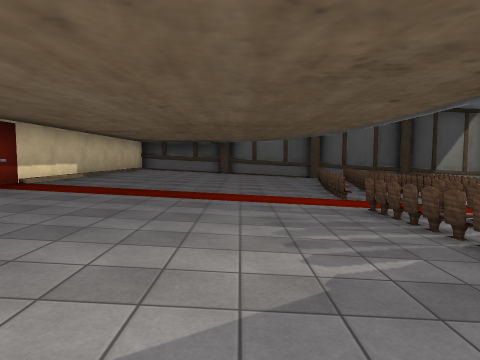
[1] (above)

16 first-person views from a walk through a Unity game level. The camera is 1.5 m above the floor, tilts 4° down and sees 75° across. The floor is counted in squares, 2 m on a side. Each view is taken from the middle of a square. On the plan, view 1 faces up. The plan holds only what a view shows up to about 10 squares ahead; the rest is blank. The place goes on beyond the plan. The player is left out. Some surface patterns are stand-ins.

[2]
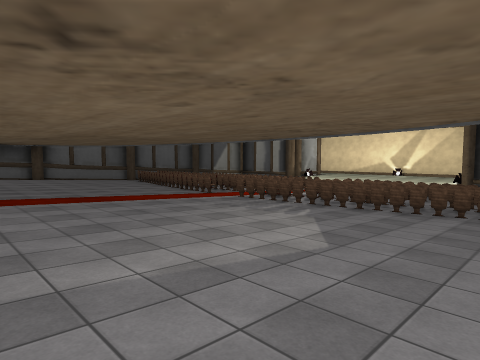

[3]
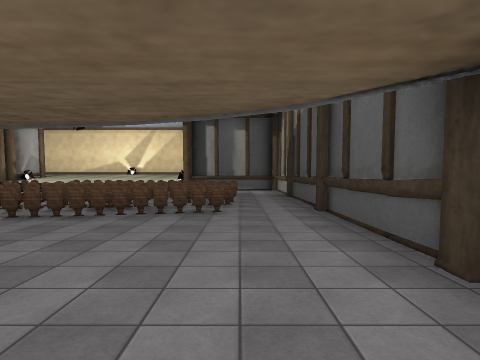

[4]
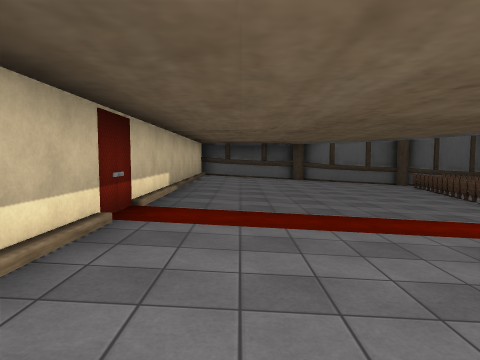

[5]
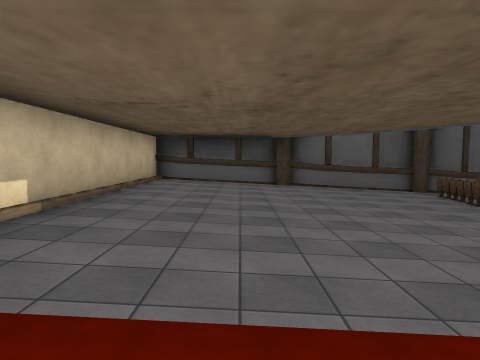

[6]
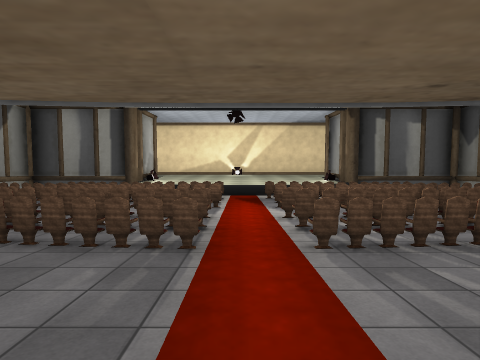

[7]
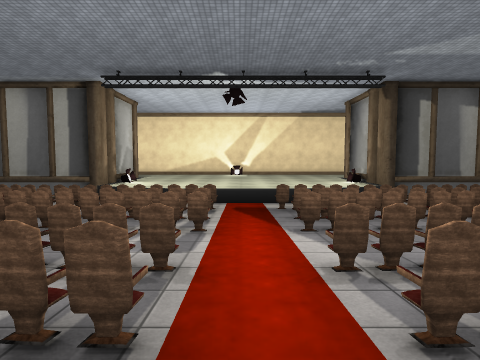

[8]
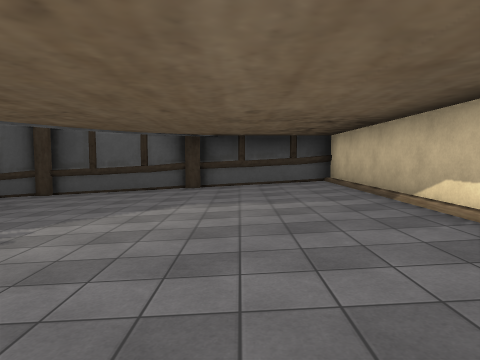

[9]
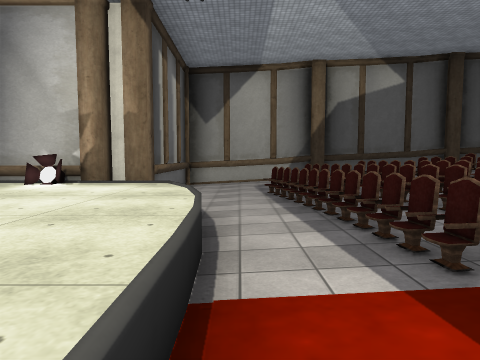

[10]
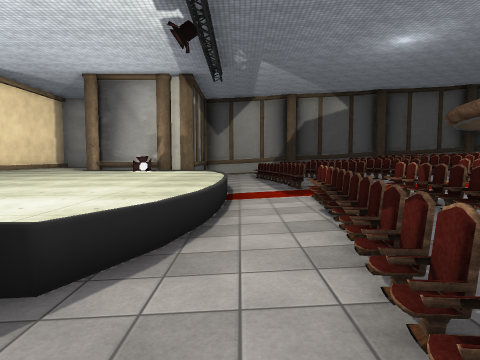

[11]
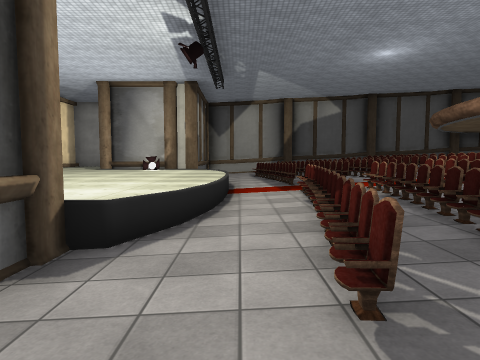

[12]
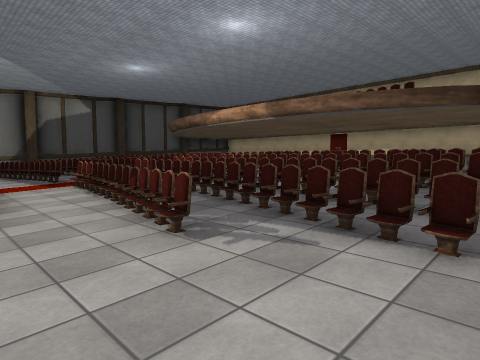

[13]
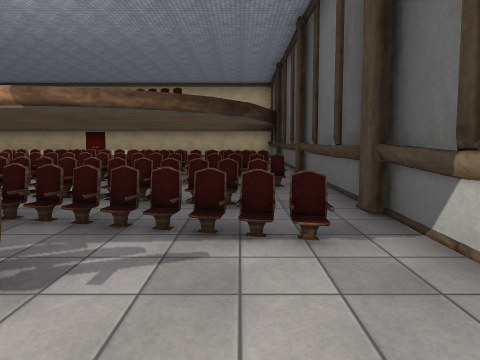

[14]
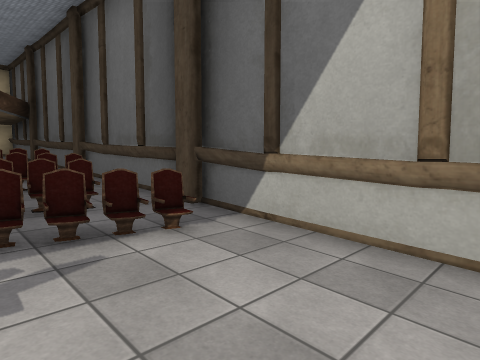

[15]
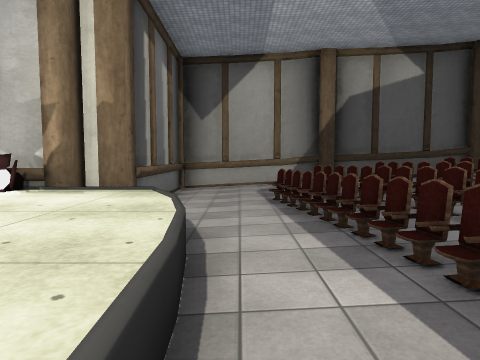

[16]
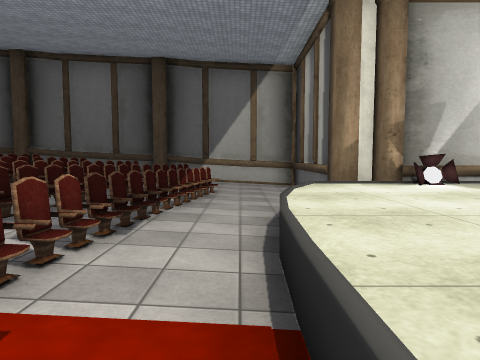

### Floor plan
Key: @ floor where view 1 was taken; # wall or solid block; . main floor; : floor 0.25 m higher than the main floor; - floor 0.25 m lower than the main floor; + floor 0.5 m higher than the main floor; _ floor 0.5 m lower than the main floor; < floor 0.75 m lower than the main floor; ( floor 1 m lower than the main floor; ! floor 1.25 m lower than the main floor; / step, stairs or slope; = window, fence, low wall or low ledge; ^ raised ledge.
Columns run from 5 left of view 1 to 14 right of it. Each row starts with its distance up from view 1.
 15 ##################
 14 #+::...--__/<<((!#
 13 #+::...-#_=##==(!#
 12 #+::...-### #=((!#
 11 #+::...-###=#==(!#
 10 #+::...-=###=#=(^^^^
  9 #+::...=###=#=#(^^^
  8 #+::...=####=<#(^^^
  7 #+::...=#=_##<#(^^^^
  6 #+:::..--___<<((^^^^
  5 #+::...=#=_=#<#(^^^^
  4 #+::...=####=<#(^^^^
  3 #+::...=###===#(^^^^
  2 #+::...-####==#(^^^^
  1 #+::...-=####=#(!###
  0 #+::.@.-=###==((!#
 -1 #+::...--__=<=((!#
 -2 #+::...--__<<<((!#
 -3 ##################

Positions as (right, up) in squares from view 1, and headings:
1: (0, 0), facing up
2: (-4, -1), facing up-right
3: (-3, -1), facing right
4: (-3, 2), facing up
5: (-2, 5), facing up
6: (-1, 6), facing right
7: (2, 6), facing right
8: (-2, 6), facing down
9: (10, 7), facing down
10: (10, 12), facing down
11: (10, 13), facing down
12: (11, 14), facing down-left
13: (11, 13), facing left
14: (11, 12), facing up-left
15: (10, 6), facing down
16: (10, 5), facing up
